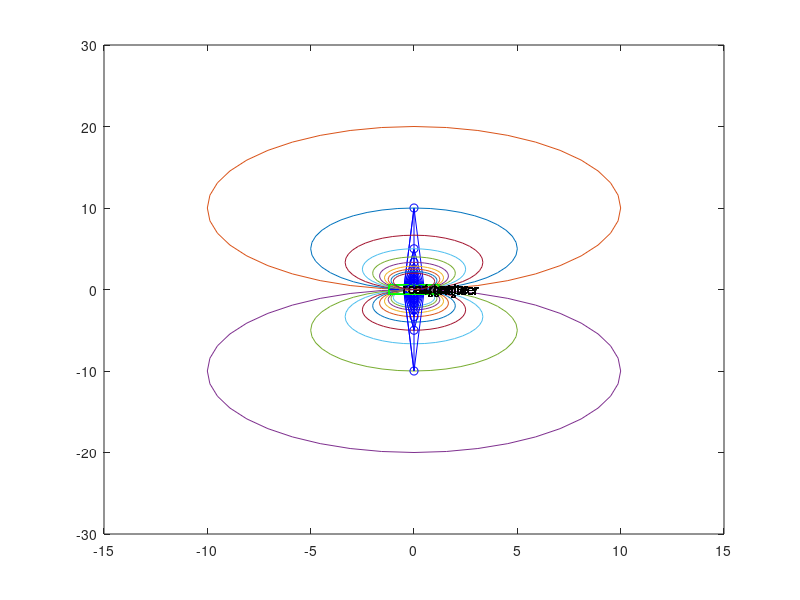

MATLAB code for this plot:
clc;
clear;
close all;
% 求解思路:
% 参考:https://www.cnblogs.com/agvcfy/p/9498556.html?utm_source=debugrun&utm_medium=referral
% 1.已知车体中心速度v,w，求解舵轮的a,v
% 2.车体中心与舵轮在瞬时视为刚体连接，围绕相同旋转中心旋转，w相等
% 3.r=v/w
% 4.为了求得舵轮的v，需要根据几何图形求解出舵轮的旋转半径r，v=r*w

function out = sign(in)
  if in >= 0.0
    out = 1.0;
  else 
    out = -1.0;
  end
end

% angle = to - from
function ret = normalize_angle(angle)
  if angle > pi
    angle = angle - 2*pi;
  elseif angle < -pi
    angle = angle + 2*pi;
   end
   ret = angle;
end 

function dir = calcDirection(start, goal, pose)
    x1 = start(1);
    y1 = start(2);
    x2 = goal(1);
    y2 = goal(2);
    Px = pose(1);
    Py = pose(2);
    ax = x2 - x1;
    ay = y2 - y1;
    bx = Px - x1;
    by = Py - y1;
    if ax*by-bx*ay > 0.0
      dir = 1.0;
    else 
      dir = -1.0;
    end
end 

function [R2, V2, A2, R1, V1, A1] = solve(v, w, A, visual)
  %机器人参数
  %D = 1.0;
  D = 0.50008*2;
  car_center = [0, 0];
  front_steer = [D/2, 0];
  rear_steer = [-D/2, 0];
  weight = 0.6;
  lenght = 1.2;
	R = v / w;
  rotate_center = [0+cos(A+pi/2)*R, 0+sin(A+pi/2)*R]; %旋转中心计算
    
	% R2前R1后
	R2_square = power([D/2+R*cos(pi/2-A)], 2) + power([R*sin(pi/2-A)], 2);
	R2 = sqrt(R2_square);
	%考虑方向
	R2 = sign(R) * R2
	V2 = R2 * w;
	% check this
	tmp_theta2 = atan([R*sin(pi/2-A)]/[D/2+R*cos(pi/2-A)]);
	A2 = pi/2 - tmp_theta2;
	%考虑方向 check this 
	%A2 = A2 * sign(R) * 1.0;
  diff = normalize_angle( atan2(rotate_center(2)-front_steer(2), rotate_center(1)-front_steer(1)) - A2 );
  if (abs(abs(diff) - pi/2)) > 0.001 
    A2 = A2 * -1.0;
  end 
  
  dir = calcDirection(front_steer, [front_steer(1)+cos(A2)*V2, front_steer(2)+sin(A2)*V2], rotate_center);
  if dir ~= sign(R2)
    A2 = A2 + pi; %注意归一化 
  end
  
	R1_square = power([D/2-R*cos(pi/2-A)], 2) + power([R*sin(pi/2-A)], 2);
	R1 = sqrt(R1_square);
	%考虑方向
	R1 = sign(R) * R1;
	V1 = R1 * w;
	% check this
	tmp_theta1 = atan([R*sin(pi/2-A)]/[D/2-R*cos(pi/2-A)]);
	A1 = pi/2 - tmp_theta1;
	%考虑方向 check this 
	%A1 = A1 * sign(R) * -1.0;
  diff = normalize_angle( atan2(rotate_center(2)-rear_steer(2), rotate_center(1)-rear_steer(1)) - A1 );
  if (abs(abs(diff) - pi/2)) > 0.001 
    A1 = A1 * -1.0;
  end 
  dir = calcDirection(rear_steer, [rear_steer(1)+cos(A1)*V1, rear_steer(2)+sin(A1)*V1], rotate_center);
  if dir ~= sign(R1)
    A1 = A1 + pi; %注意归一化 
  end
  
  %可视化
  if visual
    figure(1)
    plot ([-lenght, lenght],[weight, weight], 'g')
    hold on;
    plot ([-lenght, lenght],[-weight, -weight], 'g')
    plot ([lenght, lenght],[-weight, weight], 'g')
    plot ([-lenght, -lenght],[-weight, weight], 'g')
    plot ([-lenght, lenght],[0, 0], 'b--')
    quiver(0,0,cos(A)*v,sin(A)*v) %车体速度向量
    quiver(D/2,0,cos(A2)*V2,sin(A2)*V2) %车前舵轮速度向量
    quiver(-D/2,0,cos(A1)*V1,sin(A1)*V1) %车前舵轮速度向量
    plot(rotate_center(1), rotate_center(2), 'bo')
    plot ([front_steer(1), rotate_center(1)],[front_steer(2), rotate_center(2)], 'b')
    plot ([rear_steer(1), rotate_center(1)],[rear_steer(2), rotate_center(2)], 'b')
    plot ([rear_steer(1), rotate_center(1)],[rear_steer(2), rotate_center(2)], 'b')
    plot ([car_center(1), rotate_center(1)],[car_center(2), rotate_center(2)], 'b')
    
    
    text(car_center(1),car_center(2),'car_center')
    text(front_steer(1),front_steer(2),'front_steer')
    text(rear_steer(1),rear_steer(2),'rear_steer')
    %根据圆心和半径画圆
    theta = 0:pi/20:2*pi; %角度[0,2*pi] 
    x = rotate_center(1)+R*cos(theta);
    y = rotate_center(2)+R*sin(theta);
    plot(x,y,'-')
    %hold off
  end 
end 

%单次使用方法
%visual = 1;
%[R2, V2, A2, R1, V1, A1] = solve(0.3, 0.3, 0, visual)

%for A = -pi:0.17453:pi
%  visual = 1;
%  A
%  
%  [R2, V2, A2, R1, V1, A1] = solve(0.3, 0.3, A, visual)
%  pause(0.1); 
%end

for w = -0.3:0.03:0.3
  visual = 1;
  v = 0.3;
  w
  R=v/w
  a = 0;
  [R2, V2, A2, R1, V1, A1] = solve(v, w, a, visual)
  pause(0.1); 
end
%end
%注意，需要限制旋转半径
%注意，w=0时需要分类
printf("over!\n")
